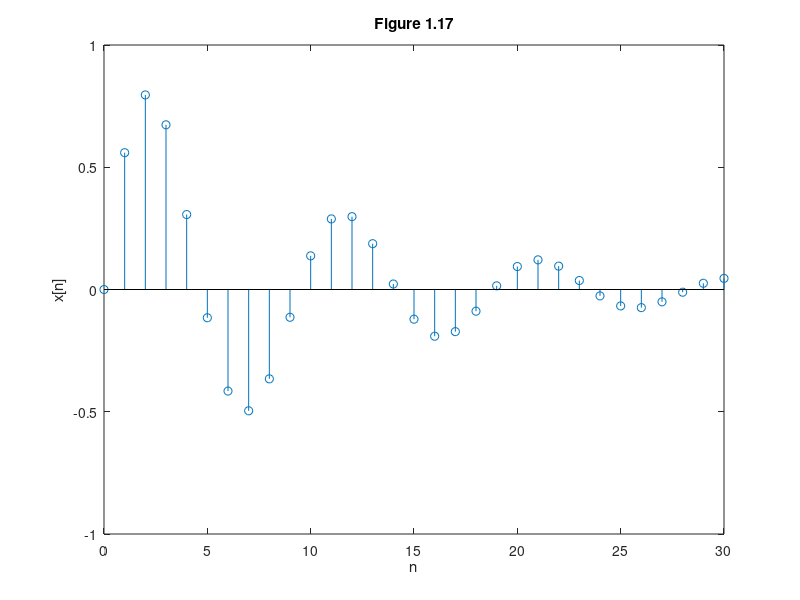

The MATLAB script that drew this image:
% Figure 1.17
% 
n=0:30;
x = exp(-.1*n).*sin(2/3*n);
stem(n,x)
axis([0 30 -1 1]);
ylabel('x[n]')
xlabel('n')
title('Figure 1.17')